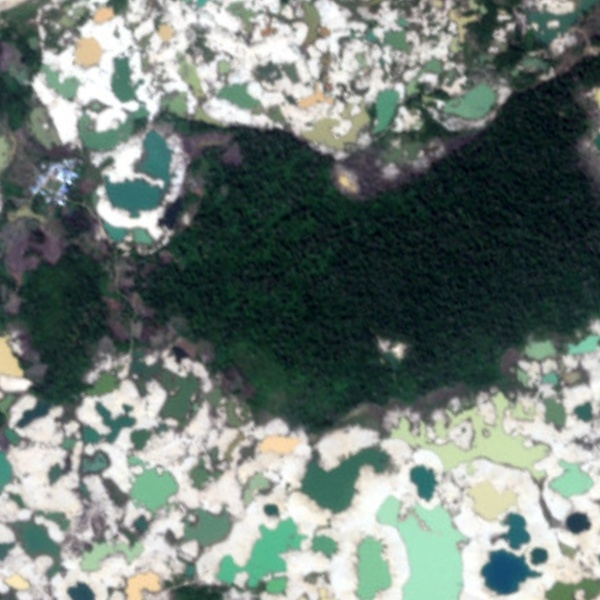
#> input picture test/3260.jpg, 600 x 600 px
$ python k_means_2.py --image test/3260.jpg
#> lines starting #> are read from the running program, lines starting #| are printed output that depends on the picture; after the words box and inside, x2 and y2 are one past the last pixel; in counts of white or black regions, pixels touching at a corner belong together
# -*- coding: utf-8 -*-
"""
Created on Tue Sep 29 20:34:04 2020

@author: steven
"""
import cv2
import numpy as np
import matplotlib.pyplot as plt
import argparse
import os
from tensorflow.python.platform import gfile
import random
import re


ap = argparse.ArgumentParser()
ap.add_argument("-i", "--image",
    help="optional path to input image to segment")
ap.add_argument("-o", "--output",
    help="optional path to output processed images")
args = vars(ap.parse_args())


string = args["image"].split("\\")
print(string)
string = re.sub('[^0-9]', '', string[len(string)-1])
c = string


# leer imagen
image_org = cv2.imread(args["image"])
#> image_org is the input picture: shape (600, 600, 3); mean B, G, R 117.5, 123.6, 111.2

# convertirla a rgb
image = cv2.cvtColor(image_org, cv2.COLOR_BGR2RGB)

print(image.shape)
#| (600, 600, 3)


# cambiar la forma a un arreglo de 2 dimensiones de pixeles y 3 bandas de color (RGB)
pixel_values = image.reshape((-1, 3))
# Convertir pixeles a flotantes
pixel_values = np.float32(pixel_values)

# definir criterio de parada
criteria = (cv2.TERM_CRITERIA_EPS + cv2.TERM_CRITERIA_MAX_ITER, 100, 0.2)

# Definir numero de clusters (K)
k = 4 #Se usaron 4 más que todo por la presencia de nubes, si se usaban las nubes se segmentaban como parametros de mineria

#Implementación de K-Means en OpenCV
compactness, labels, (centers) = cv2.kmeans(pixel_values, k, None, criteria, 10, cv2.KMEANS_RANDOM_CENTERS)
#> compactness = 353870375.4; centers = [[153.7, 166.1, 153.9], [21.53, 39.69, 37.68], [224.9, 227.1, 218.2], [84.32, 99.54, 95.15]]

# Convertir nuevamennte los pixeles a valores de 8 bits
centers = np.uint8(centers)
#> centers = [[153, 166, 153], [21, 39, 37], [224, 227, 218], [84, 99, 95]]

# Estirar arreglo de etiquetas
labels = labels.flatten()

# Asigna cada pixel al valor de sus labels
segmented_image = centers[labels]

# Redimensiona nuevamente imagen al tamaño de la original
segmented_image = segmented_image.reshape(image.shape)
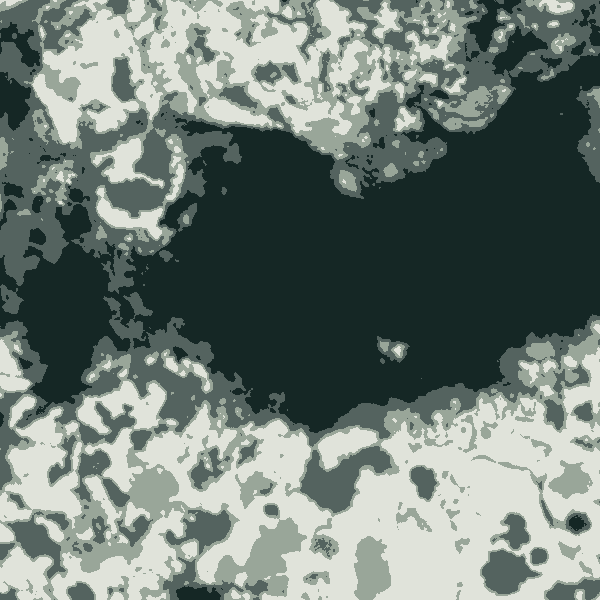
#> segmented_image: shape (600, 600, 3); mean R, G, B 110.6, 123.1, 117

# Muestra la imagen segmentada
cv2.imshow(segmented_image)


# Se saca una copia de la imagen segmentada
masked_image = np.copy(image)
# Se convierte nuevamente a un arreglo de 2 dimensiones de pixeles
masked_image = masked_image.reshape((-1, 3))
# Identificacion del Cluster

cluster_2 = 2
cluster_3 = 3
cluster_1 = 1
cluster_0 = 0

#Valores de Color de los patrones segmentados (la idea es dejar en blanco los clusters de interes)
#Estos cambios deben hacerse de forma manual, es una anotación semisupervisada.
masked_image[labels == cluster_2] = [255, 255, 255]
masked_image[labels == cluster_3] = [0, 0, 0]
masked_image[labels == cluster_1] = [0, 0, 0]
masked_image[labels == cluster_0] = [255, 255, 255]

# Convertir nuevamente a la forma de la imagen original
masked_image = masked_image.reshape(image.shape)
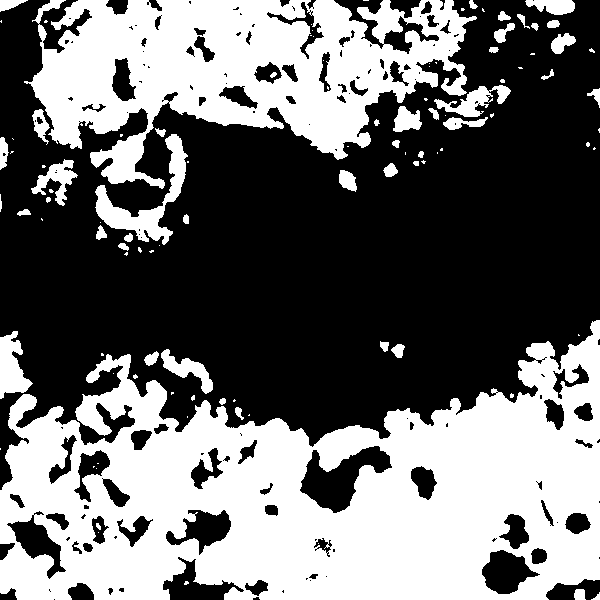
#> masked_image: shape (600, 600, 3); 43.3% white; 106 white regions (59 under 20 px), largest, box (x1, y1, x2, y2) and area: (0, 320, 600, 600) 99134, (24, 0, 477, 189) 44936, (95, 134, 188, 245) 2737

#Convertir imagen a escala de grises
masked_image = cv2.cvtColor(masked_image, cv2.COLOR_BGR2GRAY)

#Hacer umbralizacion (Thresholding) la imagen para destacar las regiones que son de interes
(T, thresh) = cv2.threshold(masked_image, 160, 255, cv2.THRESH_BINARY)

#Muestra imagen umbralizada
cv2.imshow("Threshold Binary", thresh)
#masked_image = cv2.bitwise_not(masked_image)
# Mostrar mascara - ROI
cv2.imshow(masked_image)


#Guardar imagen en el disco
#> (the run stopped early here; a loop or call above may not have finished)

$ run again, on test/70.jpg
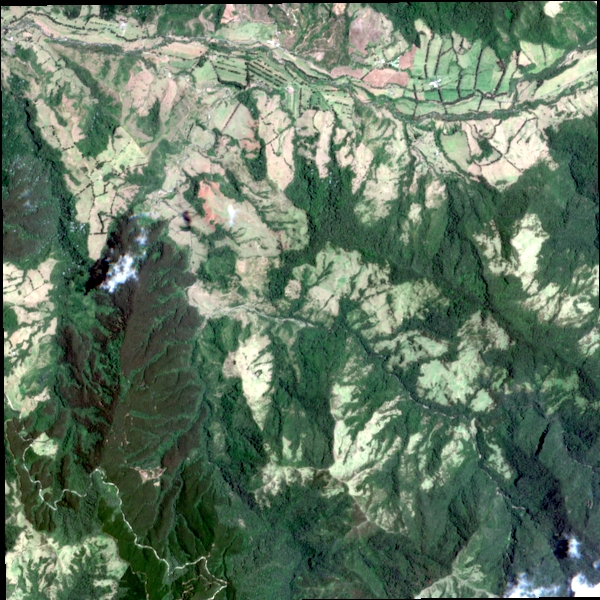
#> input picture test/70.jpg, 600 x 600 px
#> image_org is the input picture: shape (600, 600, 3); mean B, G, R 100.2, 120.7, 100
#| (600, 600, 3)
#> `compactness, labels, (centers) = cv2.kmeans(pixel_values, k, None, cri..`: compactness = 341445622.8; centers = [[206.9, 210.5, 187.8], [33.45, 55.82, 38.84], [139, 155.5, 132.5], [68.37, 98.59, 78.06]]
#> `centers = np.uint8(centers)`: centers = [[206, 210, 187], [33, 55, 38], [139, 155, 132], [68, 98, 78]]
#> `segmented_image = segmented_image.reshape(image.shape)`:
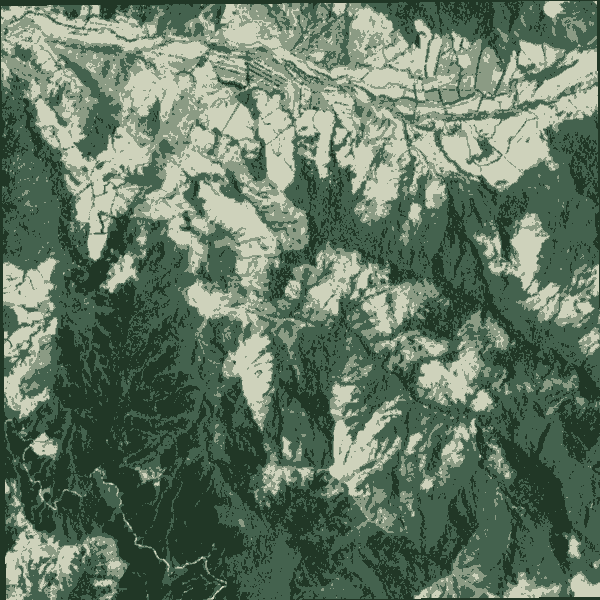
#> segmented_image: shape (600, 600, 3); mean R, G, B 99.6, 120.1, 99.7
#> `masked_image = masked_image.reshape(image.shape)`:
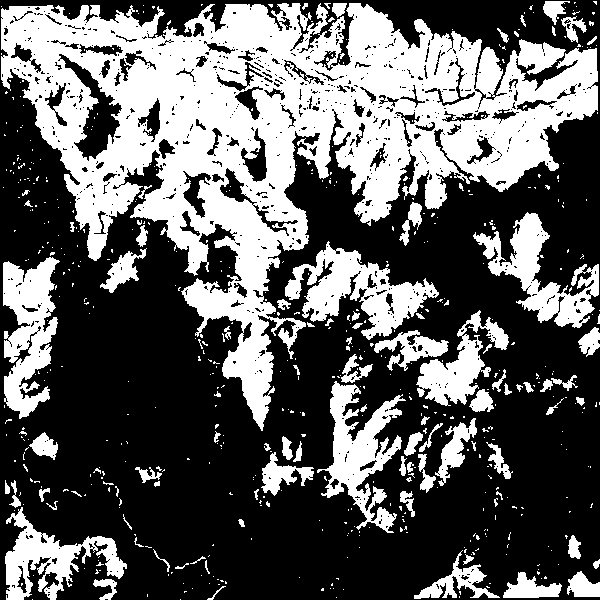
#> masked_image: shape (600, 600, 3); 37.8% white; 594 white regions (504 under 20 px), largest, box (x1, y1, x2, y2) and area: (1, 3, 598, 431) 91025, (285, 241, 439, 340) 5998, (3, 257, 60, 419) 5505

$ run again, on test/71.jpg
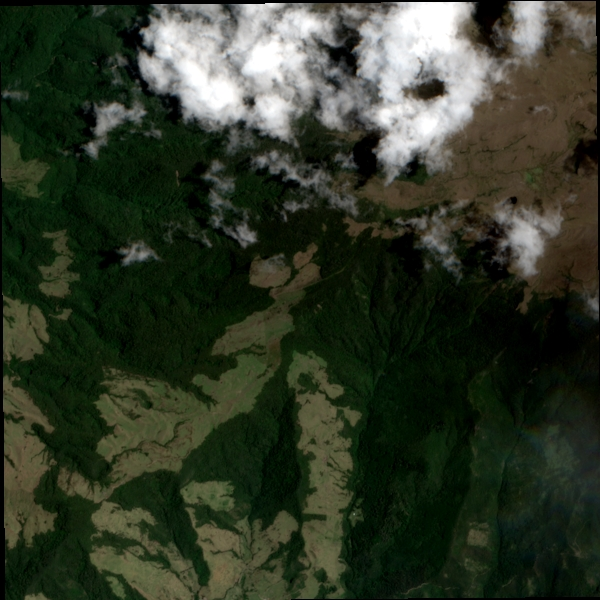
#> input picture test/71.jpg, 600 x 600 px
#> image_org is the input picture: shape (600, 600, 3); mean B, G, R 39.9, 55.7, 47.9
#| (600, 600, 3)
#> `compactness, labels, (centers) = cv2.kmeans(pixel_values, k, None, cri..`: compactness = 206380485.5; centers = [[216.4, 216.9, 217], [138.3, 137.7, 135.2], [71.66, 70.86, 49.39], [11.58, 24.64, 8.45]]
#> `centers = np.uint8(centers)`: centers = [[216, 216, 216], [138, 137, 135], [71, 70, 49], [11, 24, 8]]
#> `segmented_image = segmented_image.reshape(image.shape)`:
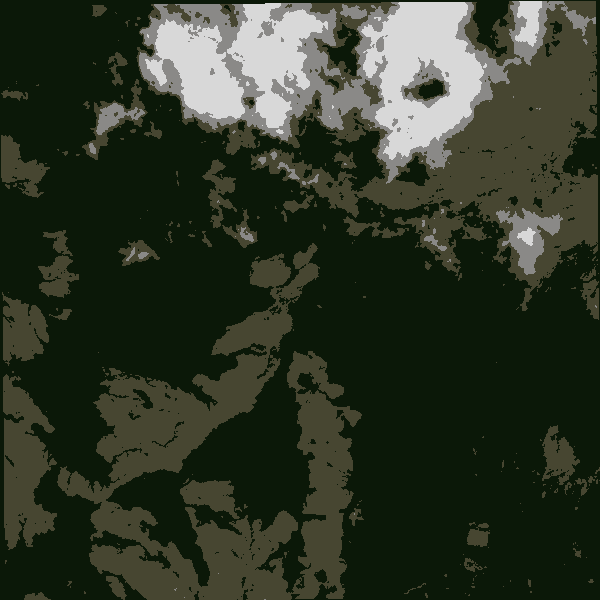
#> segmented_image: shape (600, 600, 3); mean R, G, B 47.4, 55, 39.4
#> `masked_image = masked_image.reshape(image.shape)`:
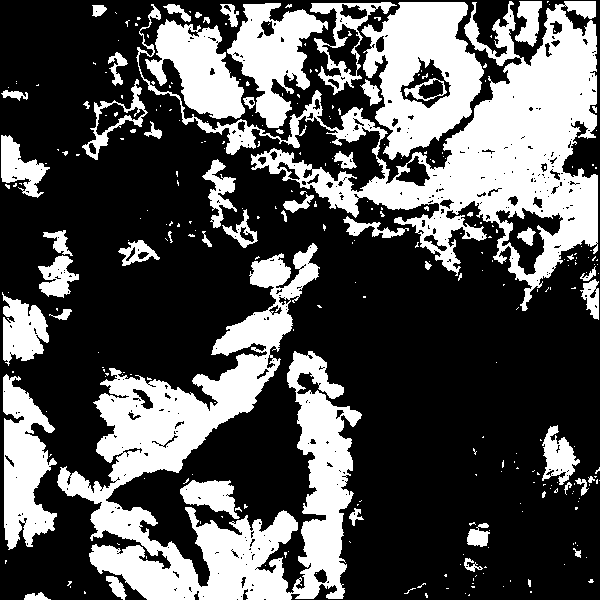
#> masked_image: shape (600, 600, 3); 33.4% white; 300 white regions (244 under 20 px), largest, box (x1, y1, x2, y2) and area: (57, 243, 362, 600) 38307, (136, 1, 598, 311) 34650, (361, 2, 484, 160) 11084

$ run again, on test/72.jpg
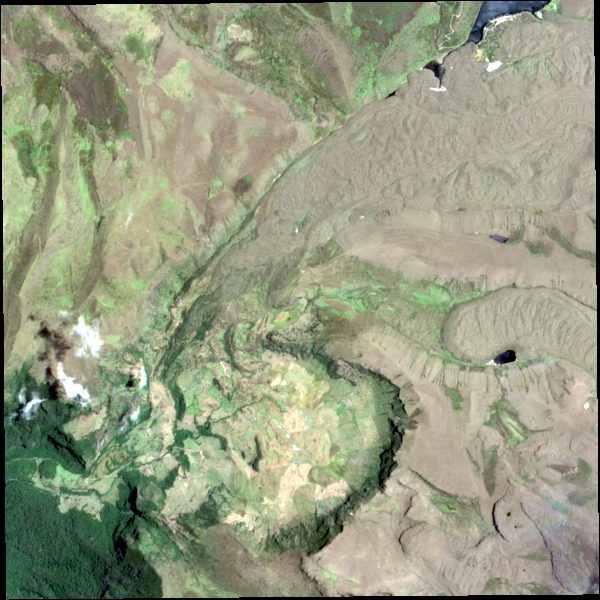
#> input picture test/72.jpg, 600 x 600 px
#> image_org is the input picture: shape (600, 600, 3); mean B, G, R 129.7, 155.8, 150.3
#| (600, 600, 3)
#> `compactness, labels, (centers) = cv2.kmeans(pixel_values, k, None, cri..`: compactness = 287442529.4; centers = [[32.8, 54.71, 40.21], [113.4, 125.8, 97.92], [160.6, 163.9, 136.9], [191.1, 191, 163.8]]
#> `centers = np.uint8(centers)`: centers = [[32, 54, 40], [113, 125, 97], [160, 163, 136], [191, 191, 163]]
#> `segmented_image = segmented_image.reshape(image.shape)`:
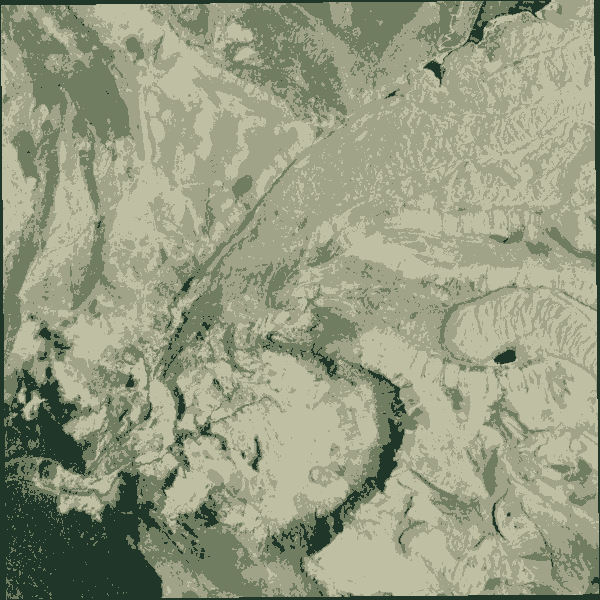
#> segmented_image: shape (600, 600, 3); mean R, G, B 149.8, 155.2, 128.9
#> `masked_image = masked_image.reshape(image.shape)`:
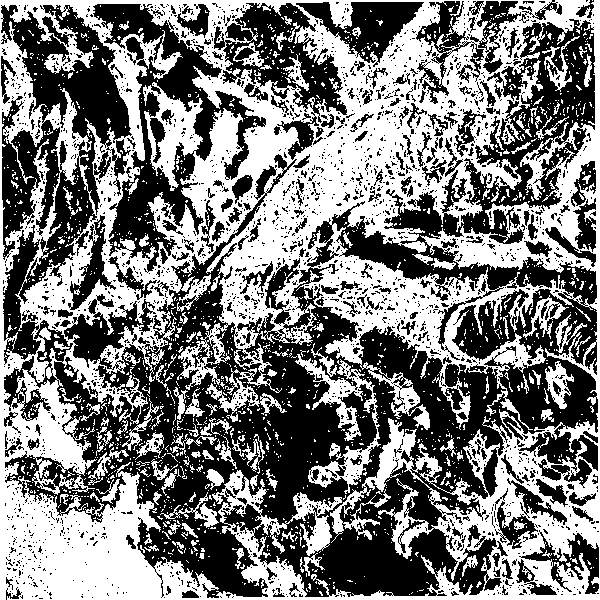
#> masked_image: shape (600, 600, 3); 48.7% white; 1702 white regions (1557 under 20 px), largest, box (x1, y1, x2, y2) and area: (0, 0, 600, 600) 154949, (295, 354, 381, 494) 3087, (545, 361, 574, 409) 614
